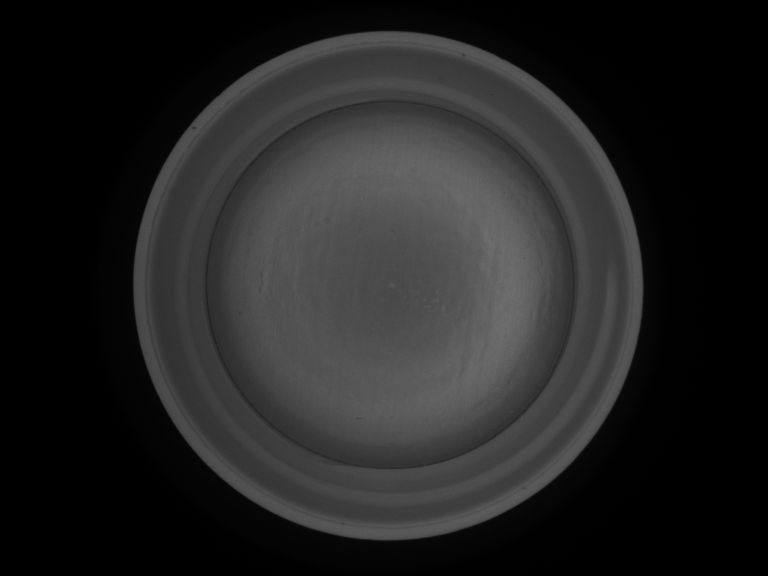
#> input picture cap-inspection-images/project_1_liner_inspection/g_01.bmp, 768 x 576 px
$ jupyter execute bozza_report_1.ipynb
#> lines starting #> are read from the running program, lines starting #| are printed output that depends on the picture; after the words box and inside, x2 and y2 are one past the last pixel; in counts of white or black regions, pixels touching at a corner belong together; long printed decimals are rounded
### Image Processing and Computer Vision - Project
## CAP INSPECTION - Project 1 : Plastic cup liner inspection
### *Lucrezia Ponti, Thomas Vespignani*

**Project objective:** Locate the defects in the liner of a plastic cup.
#### Tasks:
1. **Cap segmentation and defect detection**<br>
   **1.1** Outline the cap by generating a circle that fits the cap mouth and record the following information:
   - the position of the center of the cap
   - the diameter of the cap mouth

   **1.2** Find if the liner is missing and if it is not, find if the liner has a defect

2. **Liner segmentation**<br>
   Outline the liner by generating a circle that fits the liner border and record the following information:
   - the position of the center of the liner
   - the diameter of the liner

**Optional requirement:**
Outline the straight edge of the liner's defect.

### Code Setup
To make the code more flexible, in this section two variables can be modified to choose:
- the image to be inspected (*img_name*)
- whether to show all the intermediate results of the computations (*show_steps*= True) or only the final results of each task (*show_steps*= False)

[cell 1]
img_name = "g_01"
show_steps = True

[cell 2]
import numpy as np
import cv2
from matplotlib import pyplot as plt
import math

liner_flag = False
defect_flag = False
final_results= ""

The image is loaded as colored, which is useful to efficiently show the results, but since for the functions used in the computation a grayscale image is required, we create a copy as such.

[cell 3]
img_color = cv2.imread("cap-inspection-images/project_1_liner_inspection/"+img_name+".bmp")
#> img_color is the input picture: shape (576, 768, 3); min 0, max 112, mean 34.2
img = cv2.cvtColor(img_color,cv2.COLOR_BGR2GRAY)
if show_steps :
    plt.figure()
    plt.title("Original image "+img_name)
    plt.imshow(img,cmap='gray',vmin=0,vmax=255)
    plt.axis('off')
    plt.show()

## Enhancing the image
In many Computer Vision applications an initial step of image processing is often added to improve the quality of the image and enhance the details useful for the specific objectives. <br>

In this case, it can be oberved that the gray-scale histogram of the images is generally confined to a small range (about $[0;100]$), see Figure below.

Since we have to inspect the gradient to perform the computations, it is useful to enlarge the histogram range and therefore improve the contrast of the image. <br>
To do this, the Contrast Limited Adaptive Histogram Equalization (CLAHE) can be used [[Documentation](https://docs.opencv.org/4.x/d5/daf/tutorial_py_histogram_equalization.html)].
This function divides the image into "tiles", whose size is set with the parameter *tileGridSize*, and for each performs a linear histogram equalization. To avoid amplifying noise, a limit on the contrast is applied: for each tile's histogram, before applying the equalization, if any bin has value above the limit (specified with the parameter *clipLimit*) it is clipped and the excess is redistribuited uniformly to other bins. Finally, to remove artifacts in tile borders, bilinear interpolation is applied.

We obtain an image with a better distributed histogram, without amplifying noise or creating artifacts.

<div style="display: flex;justify-content: center; gap: 10px;">


</div>

Additionally, to remove noise and becuse it is needed for the Canny edge detector used in the following steps, a Gaussian filter is applied. The filter's kernel size is choosen to 7x7 and the value of $\sigma$ is set to 1.5, to have a stronger blurring effect with respect to the one that we would have obtained using the value ($\sigma$=1) suggested by the rule of thumb.

[cell 4]
clahe = cv2.createCLAHE(clipLimit=2.0, tileGridSize=(5,5))
img_cl = clahe.apply(img)
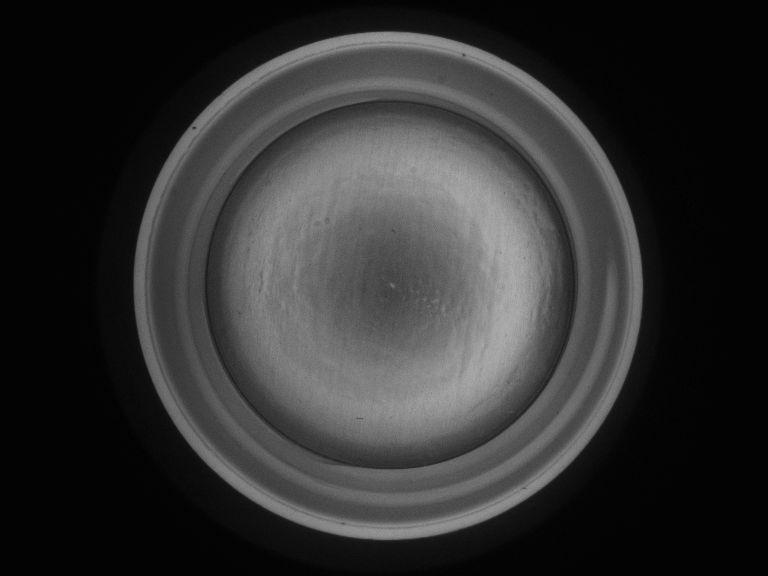
#> img_cl: shape (576, 768); min 2, max 174, mean 48.3
img_blur = cv2.GaussianBlur(img_cl,(7,7),1.5)

if show_steps :
    plt.figure()
    plt.title("Enhanced image")
    plt.imshow(img_blur,cmap="gray",vmin=0,vmax=255)
    plt.axis('off')
    plt.show()

## Task 1: Cap segmentation and defect detection

### 1.1 Segmentation of the cap mouth
Following the hint given, the function *HoughCircles* is used to detect the cap mouth [[Documentation](https://docs.opencv.org/4.x/dd/d1a/group__imgproc__feature.html#ga47849c3be0d0406ad3ca45db65a25d2d)].

The function applies Canny edge detector as a first step and uses the Hough Transform theory for circles. This theory uses the equation of analytical shapes and evaluates edge pixels by mapping them into a parameter space accumualtor. Since the equation of the circles has 3 parameters, it would require a 3D accumulator, which is highly inefficient. Instead the Hough Gradient Method is used, which is trickier but more efficient.<br>
The most important parameters of the function are:
- *minDist*: minimum distance between the centers of the detected circles;
- *param1*: higher threshold of the Canny edge detector (the lower one is its half);
- *param2*:	accumulator threshold for the circle centers at the detection stage, the smaller it is, the more false circles may be detected.

In particular, *param1* is chosen to 110 so that Canny will only find the cap mouth outer contur, which has a very strong gradient, and not other edges inside.

The HoughCircles function returns a list of all the detected circles, containing each circle's center position and radius, sorted in descending order based on their accumulator value. Therefore, the first circle in the list corresponds to the most accurate detection of the cap mouth contour.

[cell 5]
circles_out = cv2.HoughCircles(img_blur,cv2.HOUGH_GRADIENT, 1, 40,param1=110,param2=80)
#> circles_out = [[387.5, 285.5, 253.8]]
center_out = (circles_out[0][0][0],circles_out[0][0][1])
#> center_out = (387.5, 285.5)
radius_out = circles_out[0][0][2]
#> radius_out = 253.8

img_color_out=img_color.copy()
cv2.circle(img_color_out,(int(center_out[0]),int(center_out[1])),int(radius_out),color=(0, 255, 0),thickness=2)
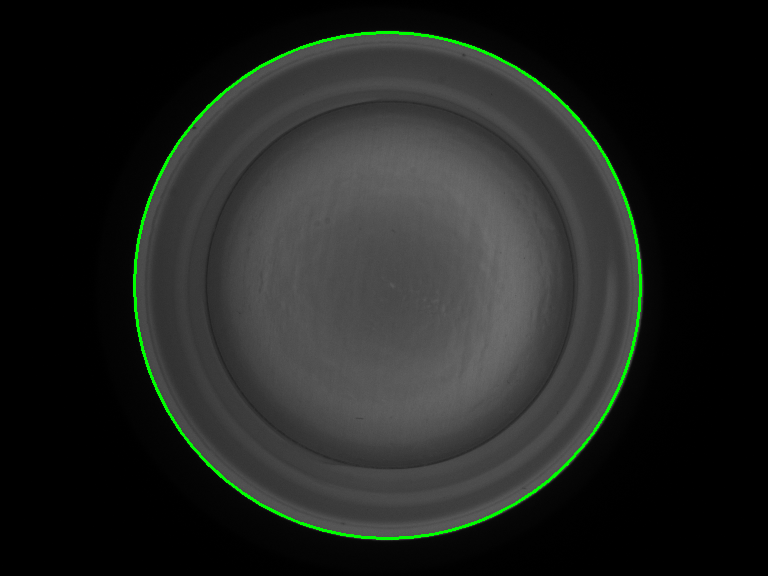
#> img_color_out: shape (576, 768, 3); 1.07% of pixels changed, all inside (x1, y1, x2, y2) = (133, 31, 642, 540)
cv2.circle(img_color_out,(int(center_out[0]),int(center_out[1])),int(2),color=(0, 255, 0),thickness=2)
#> img_color_out: shape (576, 768, 3); 0.01% of pixels changed, all inside (x1, y1, x2, y2) = (384, 282, 391, 289)

print("CAP MOUTH OUTLINE \n Center: x = ", center_out[0]," y = ",center_out[1]," \n Diameter = ",radius_out*2 )
#| CAP MOUTH OUTLINE
#|  Center: x =  387.5  y =  285.5
#|  Diameter =  507.600
plt.imshow(img_color_out)
plt.axis('off')
plt.show()


img_color_final=img_color.copy() # gather results of all tasks
cv2.circle(img_color_final,(int(center_out[0]),int(center_out[1])),int(radius_out),color=(0, 255, 0),thickness=2)
cv2.circle(img_color_final,(int(center_out[0]),int(center_out[1])),int(2),color=(0, 255, 0),thickness=2)
final_results=final_results+"CAP MOUTH OUTLINE\n Center: x = "+str(center_out[0])+" y = "+str(center_out[1])+" - Diameter = "+str(radius_out*2) + " \n"

### 1.2 Liner inspection
To get clearer information about the liner, it is useful to consider only a Region Of Interest inside the cap mouth.
The dimension of the ROI has been chosen empirically to be a fraction of the radius of the cap mouth obtained in the previous step, so that the liner area is shown properly.

Fistly, we need to find whether the liner is present or not. <br>
Following the hint given, the average lightness of each image should be inspected. Doing so it can be observed that for caps with the liner this value is about 97 and for caps without the liner (image d_31) it is about 107. Therefore, a threshold value can be fixed, to 102, to evaluate the average lightness and use it to validate the presence of the liner. This could be implemented as such:
```
avg=cv2.mean(img_roi)[0]
if avg>102 :
    print("NO LINER")
else :
    # continue computation
```

However, considering to evaluate only one image at a time, it may be better to find a method that does not rely so heavily on other images' information.

We observed that when the liner is present it creates a darker shadow at its border, which can easily be detected as an edge.
By applying the *HoughCircles* function with *param1*= 100 (which is more permissive than the value used for cap mouth detection) the edge map obtained with Canny shows,if present, the liner contour. The Hough Transform then detects a circle. If no liner is present, the shadow is not as dark and therefore no circle is found. <br>
This allows us to also find immediately the infomation about the liner needed for the second task.

<div style="display: flex;justify-content: center; gap: 10px;">


</div>

Secondly, if the liner is found we need to inspect it to detect possible defects. <br>
The defects to be found consist in a linear cut of the liner, therefore they can be directly identified by using the Hough Tranform for line detection. The function in OpenCV to do this is *HoughLines* which requires a Canny edge detector to be called previously because, differently from the function *HoughCirles*, it does not include it in its own computation [[Documentation](https://docs.opencv.org/3.4/d9/db0/tutorial_hough_lines.html)].

The Canny edge detector in this part needs to have a lower threshold because the edges of these details have a lower gradient magnitude, so its parameters have been set accordingly [[Documentation](https://docs.opencv.org/4.x/da/d22/tutorial_py_canny.html)]. <br>
The parameters of the *HoughLines* function have been chosen to detect all possible lines, however, to limit the number of spurious detections, the accumulator threshold has been set to 70.<br>
Similarly to *HoughCircles*, the detected lines are returned as a list sorted in descending order of the accumulator value, so the first one can be considered the best candidate to identify the defect. If no lines are detected, it indicates that no defect is present in the liner.

[cell 6]
offset = radius_out*0.8
#> offset = 203
x_max_roi=math.ceil(center_out[0]+offset)
#> x_max_roi = 591
x_min_roi=math.floor(center_out[0]-offset)
#> x_min_roi = 184
y_max_roi=math.ceil(center_out[1]+offset)
#> y_max_roi = 489
y_min_roi=math.floor(center_out[1]-offset)
#> y_min_roi = 82
img_roi=img_blur[y_min_roi:y_max_roi,x_min_roi:x_max_roi]
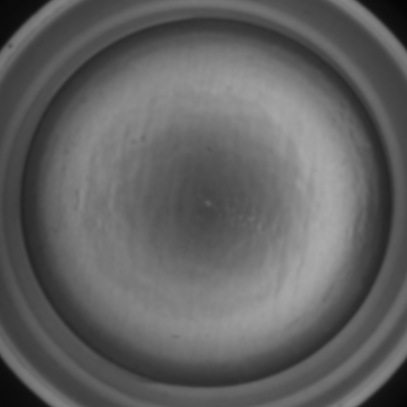
#> img_roi: shape (407, 407); min 4, max 170, mean 97.4
img_roi_show=cv2.cvtColor(img_roi, cv2.COLOR_GRAY2RGB)


circles_in = cv2.HoughCircles(img_roi,cv2.HOUGH_GRADIENT, 1, 50,param1=100,param2=80)
#> circles_in = [[206.5, 203.5, 186.2]]

line_layer=np.zeros_like(img_color) # useful for the optional requirement

if circles_in is not None and len(circles_in) > 0:

    print("LINER FOUND")
    liner_flag= True

    edges = cv2.Canny(img_roi,40,80,apertureSize = 3)
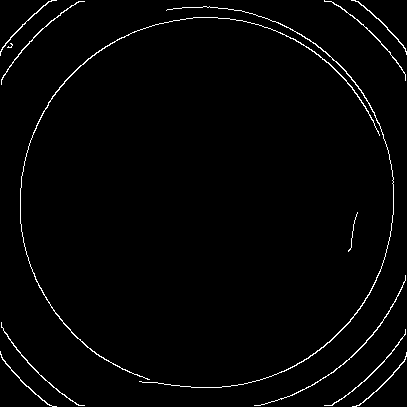
#> edges: shape (407, 407); 1.8% white in thin lines or dots
    if show_steps :
        plt.figure()
        plt.title("Edge map of ROI")
        plt.imshow(edges,cmap='gray',vmin=0,vmax=255)
        plt.axis('off')
        plt.show()


    lines = cv2.HoughLines(edges,1,np.pi/180,70)
#> lines = None
    if lines is not None and len(lines) > 0:

        print("LINER DEFECT FOUND")
        final_results=final_results+"LINER DEFECTS FOUND \n"
        defect_flag= True

        rho, theta = lines[0][0]
        a = np.cos(theta)
        b = np.sin(theta)
        x0 = a * rho
        y0 = b * rho
        x1 = int(x0 + 1000 * (-b))
        y1 = int(y0 + 1000 * (a))
        x2 = int(x0 - 1000 * (-b))
        y2 = int(y0 - 1000 * (a))

        cv2.line(line_layer, (x1+x_min_roi, y1+y_min_roi), (x2+x_min_roi, y2+y_min_roi), (0, 0, 255), 2) # useful for the optional requirement

        if show_steps :
            cv2.line(img_roi_show, (x1, y1), (x2, y2), (0, 0, 255), 2)
            plt.figure()
            plt.title("Defect line found")
            plt.imshow(img_roi_show)
            plt.axis('off')
            plt.show()

    else:
        print("NO LINER DEFECTS FOUND")
        final_results=final_results+"NO LINER DEFECTS FOUND \n"

else :
    print("NO LINER FOUND")
    final_results=final_results+"NO LINER FOUND \n"

## Task 2 : Liner segmentation
If the liner is present, its outline has to be shown in the image and the information about the position of its center and its radius has to be recorded.

The information needed for this can be retreived from the results obtained in the previous step, with the function *HoughCircles* applied on the ROI.<br>
It is important to translate the position of the center of the circle back to the coordinates of the original image to have information coherent with that of the cap mouth.

[cell 7]
circle_liner_layer=np.zeros_like(img_color) # useful for the optional requirement

if liner_flag:

    center_in = (circles_in[0][0][0]+x_min_roi,circles_in[0][0][1]+y_min_roi)
#> center_in = (390.5, 285.5)
    radius_in = circles_in[0][0][2]
#> radius_in = 186.2

    cv2.circle(circle_liner_layer,(int(center_in[0]),int(center_in[1])),int(radius_in),color=(255,0, 0),thickness=2) # useful for the optional requirement
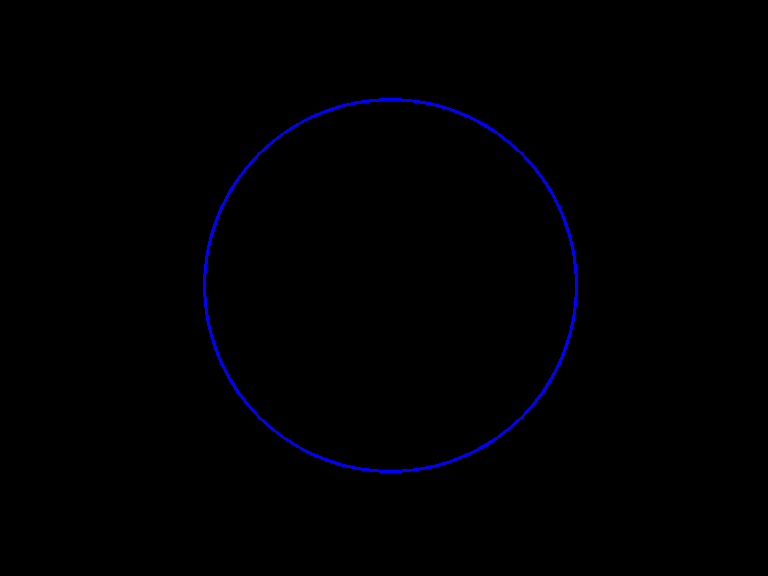
#> circle_liner_layer: shape (576, 768, 3); mean of channels 0, 1, 2 2, 0, 0; drawn as B, G, R

    if show_steps:
        cv2.circle(img_roi_show,(int(center_in[0]-x_min_roi),int(center_in[1]-y_min_roi)),int(radius_in),color=(255, 0, 0),thickness=2)
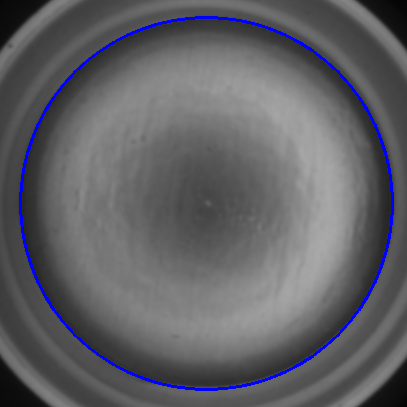
#> img_roi_show: shape (407, 407, 3); mean B, G, R 101.4, 96.1, 96.1
        cv2.circle(img_roi_show,(int(center_in[0]-x_min_roi),int(center_in[1]-y_min_roi)),int(2),color=(255,0, 0),thickness=2)
#> img_roi_show: shape (407, 407, 3); 0.02% of pixels changed, all inside (x1, y1, x2, y2) = (203, 200, 210, 207)
        plt.figure()
        plt.title("Liner outline in ROI")
        plt.imshow(img_roi_show)
        plt.axis('off')
        plt.show()

    img_color_in=img_color.copy()
    cv2.circle(img_color_in,(int(center_in[0]),int(center_in[1])),int(radius_in),color=(255, 0, 0),thickness=2)
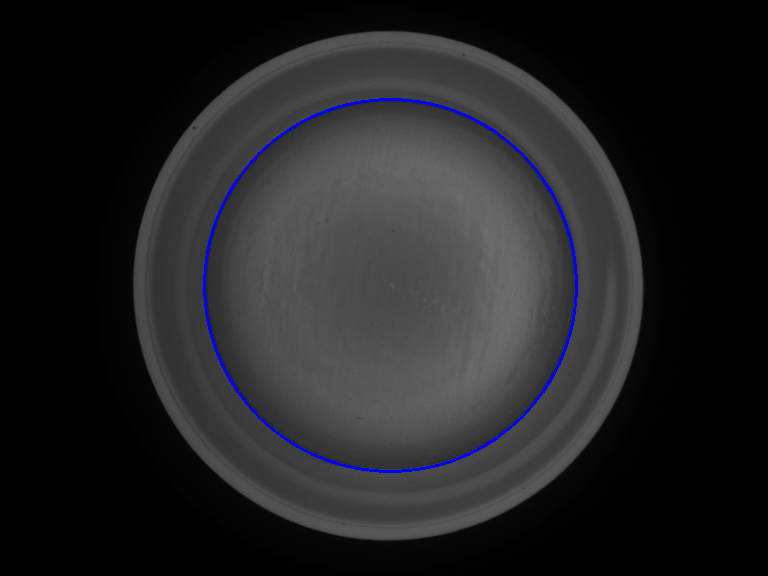
#> img_color_in: shape (576, 768, 3); 0.77% of pixels changed, all inside (x1, y1, x2, y2) = (203, 98, 578, 473)
    cv2.circle(img_color_in,(int(center_in[0]),int(center_in[1])),int(2),color=(255, 0, 0),thickness=2)
#> img_color_in: shape (576, 768, 3); 0.01% of pixels changed, all inside (x1, y1, x2, y2) = (387, 282, 394, 289)

    print("LINER OUTLINE\n Center: x = ", center_in[0]," y = ",center_in[1],"\n Diameter = ",radius_in*2)
#| LINER OUTLINE
#|  Center: x =  390.5  y =  285.5
#|  Diameter =  372.400
    plt.figure()
    plt.imshow(img_color_in)
    plt.axis('off')
    plt.show()


    cv2.circle(img_color_final,(int(center_in[0]),int(center_in[1])),int(radius_in),color=(255, 0, 0),thickness=2)
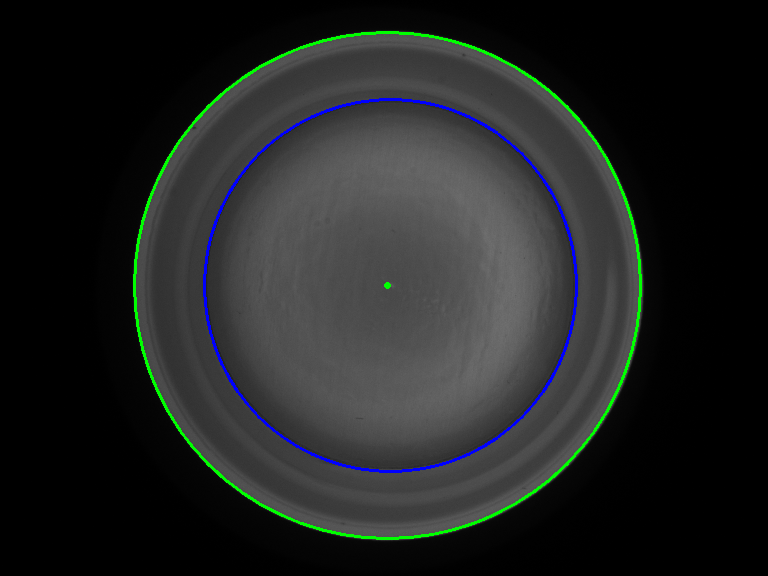
#> img_color_final: shape (576, 768, 3); mean B, G, R 34.9, 35.7, 33
    cv2.circle(img_color_final,(int(center_in[0]),int(center_in[1])),int(2),color=(255, 0, 0),thickness=2)
    final_results=final_results+"LINER OUTLINE\n Center: x = "+str(center_in[0])+" y = "+str(center_in[1])+" - Diameter = "+str(radius_in*2) + " \n"

## Optional requirement
Outline the straight edge of the defect of the liner, where present.

In the step 1.2, two dedicated empty images, *cirle_liner_layer* and *line_layer*, were created. <br>
When the defect line is detected, it is drawn in blue on *line_layer*, while, when the liner contour is found, it is drawn as a red circle on *circle_liner_layer*.

Since the line detected by *HoughLines* is theoretically infinite and does not correspond to the actual defect segment, its extremes must be determined.
The line intersects the circle representing the contour of the liner, so the intersection points are the extremes of the segment.<br>
To find their coordinates in the image we can combine the two layers to obtain a new image (*liner_layer*) which contains a blue line, a red circle and pink pixels at their intersection.
By creating a mask that extracts only the pink pixels and using the function *where*, we obtain two arrays containing their coordinates.
Due to the thickness of the lines, multiple pixels are detected for each intersection and so we have to choose one for each, which can be done simply by taking the first and last elements of the arrays.

Once found the coordinates of the intersections, we can use them to create a rectangle surrounding the segment. <br>
A method to do this consists in finding the unitary vectors representing the direction perpendicular to the segment. Then the four corners of the rectangle are calculated by multipliying these vectors by a desired width and adding (or subtracting) them to the extremes coordinates. <br>
To show the rectangle on the image, the function *polylines* is used.

[cell 8]
if defect_flag:
    liner_layer=line_layer+circle_liner_layer
    mask = np.all(liner_layer == np.array([255, 0, 255], dtype=np.uint8), axis=2)
    y, x = np.where(mask)

    x1=x[0]
    y1=y[0]
    x2=x[-1]
    y2=y[-1]

    dx = x2-x1
    dy = y2-y1
    length = math.sqrt(dx**2+dy**2)

    if length>0:
        nx = -dy/length
        ny = dx/length

        width = 15
        pt1 = [x1+width*nx, y1+width*ny]
        pt2 = [x1-width*nx, y1-width*ny]
        pt3 = [x2-width*nx, y2-width*ny]
        pt4 = [x2+width*nx, y2+width*ny]

        pts = np.array([pt1, pt2, pt3, pt4], dtype=np.int32)

        img_color_rect=img_color.copy()
        cv2.polylines(img_color_rect, [pts], isClosed=True, color=(255, 0, 255), thickness=2)

        plt.figure()
        plt.title("Defect outline")
        plt.imshow(img_color_rect)
        plt.axis('off')
        plt.show()


        cv2.polylines(img_color_final, [pts], isClosed=True, color=(255, 0, 255), thickness=2)

## Final results

[cell 9]
print(final_results)
#| CAP MOUTH OUTLINE
#|  Center: x = 387.5 y = 285.5 - Diameter = 507.600
#| NO LINER DEFECTS FOUND
#| LINER OUTLINE
#|  Center: x = 390.5 y = 285.5 - Diameter = 372.400
plt.figure()
plt.title("Final result for image "+img_name)
plt.imshow(img_color_final)
plt.axis('off')
plt.show()
